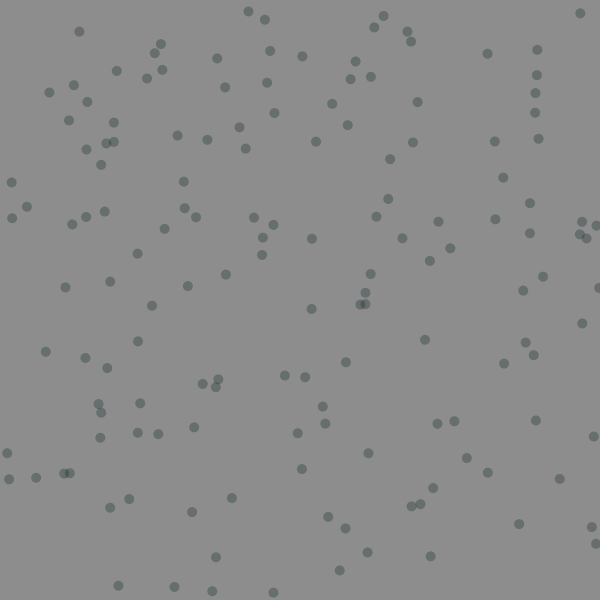
Frame 1 (no input)
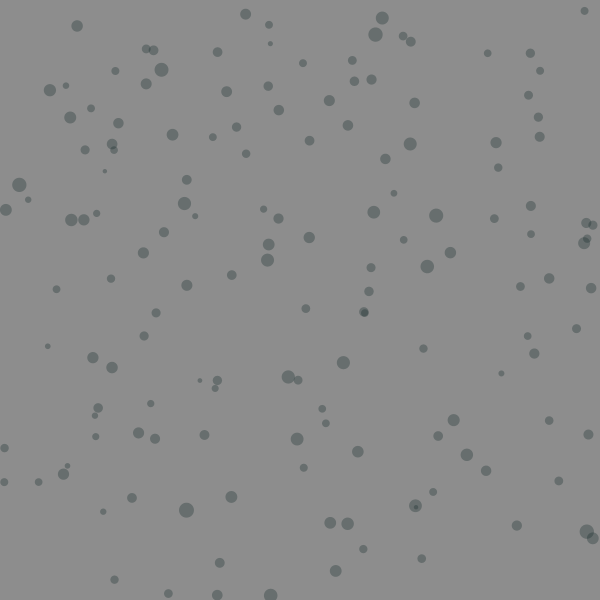
Frame 60 (the mouse pressed at the canvas centre just before this capture)
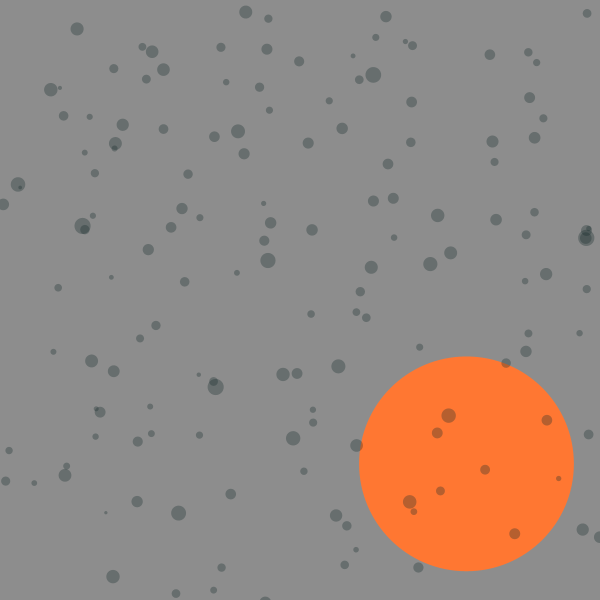
Frame 120 (the mouse held since frame 60 and released just before this capture)

The Processing sketch that drew these frames (run headless with seeded random() and noise(); from frame 60 on, the mouse is pressed at the canvas centre):

// Processing sketch: processing_30435
// ── processing_30435.pde

Circulos[] circle;
int circlecantidad = 150;
int circleelejido=2;
int onoff=0;
color verde= color(20, 40, 40, 80);
int sizecircle=10;

void setup() {
  randomSeed(6);
  size(600, 600);
  colorMode(HSB, 360, 100, 100);
  background(200);
  smooth();
  noStroke();
  //array de objetos
  circle = new Circulos[circlecantidad];
  for (int i = 0 ; i < circlecantidad; i++) {
    circle[i] = new Circulos(random(width), random(height), verde);
  }

}

void draw() {
  background(200);
  for (int i = 0;i < circlecantidad;i++) {
    circle[circleelejido].eleccion();  
    circle[i].mostrar();
    circle[i].later(); 
    circle[i].latertamanio();
  }
}



class Circulos {
  float x, y;
  float varposx, varposy;
  float inctamanio, vartam;
  color colorcircle;


  Circulos(float xpos, float ypos, color colores) {
    x=xpos;
    y=ypos;
    colorcircle=colores;
  }
  void mostrar() {
    fill(colorcircle);
    ellipse(x + varposx, y + varposy, sizecircle + inctamanio + vartam, sizecircle + inctamanio + vartam);
  }

  void later() {
    varposx+= random(-1, 1);
    varposy+= random(-1, 1);
  }
  void latertamanio() {
    inctamanio += random(-0.5, 0.5);
  }

  void eleccion() {
    if (mousePressed==true) {
      colorcircle=color(20, 80, 100);
      vartam+=(200-vartam)* 0.005;
    }
    if (mousePressed==false) {
      colorcircle=verde;
      vartam+=(1-vartam)*0.0007;
    }
  }
}
